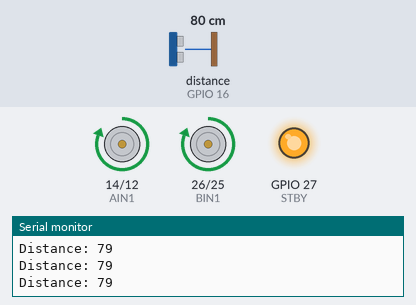
The sketch below on a simulated ESP32. Shown: motor-driver pin pairs drawn as motors (green arrow = first pin HIGH = forward, orange = second pin HIGH = backward, longer = more drive, scaled by the enable pin, stopped while the standby pin is LOW), output pins drawn as LEDs (lit = HIGH), the last lines printed to the serial monitor. Wiring (inferred from the names in the program): ultrasonic range finder: trigger GPIO 17; echo GPIO 16. The test bench sets the inputs (shaded band); at power-on: distance to the obstacle (sensor on GPIO 16) 80 cm. The echo pulse lasts 58.3 µs per cm; pins used as bus, display or sensor lines are not drawn.

Above: at 1.2 s.
1.3 s: distance to the obstacle (sensor on GPIO 16) set to 2 cm
At 2.0 s:
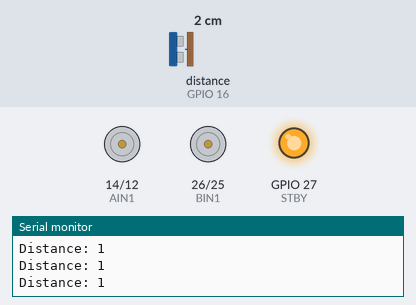
2.8 s: distance to the obstacle (sensor on GPIO 16) set to 10 cm
4.3 s: distance to the obstacle (sensor on GPIO 16) set to 13 cm
At 5.3 s:
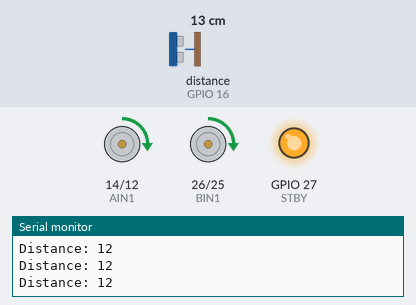
5.8 s: distance to the obstacle (sensor on GPIO 16) set to 18 cm
At 7.0 s:
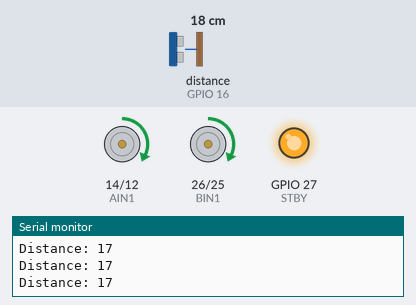
7.3 s: distance to the obstacle (sensor on GPIO 16) set to 35 cm
At 8.0 s:
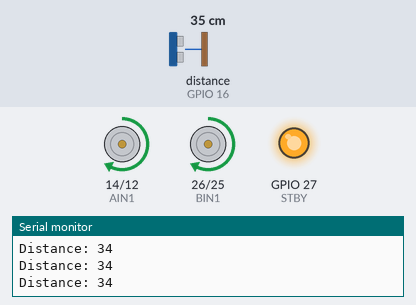
8.8 s: distance to the obstacle (sensor on GPIO 16) set to 60 cm
At 9.4 s:
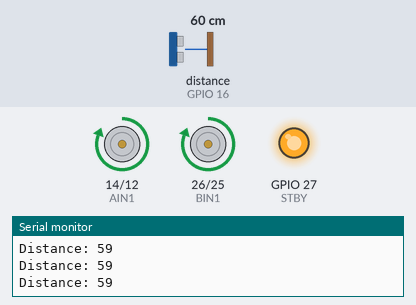
Timing chart, 0 to 11.3 s (numbered marks = the images above; inputs shaded):
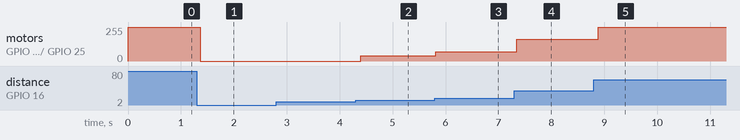

The sketch:

forwardwithmapping.ino
```cpp
#define TRIG_CENTER 17
#define ECHO_CENTER 16

#define TRIG_LEFT 15
#define ECHO_LEFT 2

#define TRIG_RIGHT 22
#define ECHO_RIGHT 23

#define PWMA 13   // Left Motor PWM
#define AIN2 12   // Left Motor AIN2
#define AIN1 14   // Left Motor AIN1
#define STBY 27   // Standby pin for Motor Driver
#define BIN1 26   // Right Motor BIN1
#define BIN2 25   // Right Motor BIN2
#define PWMB 33   // Right Motor PWM

// Encoder Pins
#define ENC_LA 19  // Left Motor Encoder A
#define ENC_LB 21  // Left Motor Encoder B
#define ENC_RA 5   // Right Motor Encoder A
#define ENC_RB 18  // Right Motor Encoder B

#define SAFE_DISTANCE 10  // Stop if object is within 10cm
#define MAX_DISTANCE 50   // Start reducing speed at 50cm
#define MAX_SPEED 255     // Maximum motor speed
#define MIN_SPEED 30      // Minimum speed when close to object

void setup() {
    Serial.begin(115200);

    pinMode(TRIG_CENTER, OUTPUT);
    pinMode(ECHO_CENTER, INPUT);

    pinMode(AIN1, OUTPUT);
    pinMode(AIN2, OUTPUT);
    pinMode(BIN1, OUTPUT);
    pinMode(BIN2, OUTPUT);
    pinMode(PWMA, OUTPUT);
    pinMode(PWMB, OUTPUT);
    pinMode(STBY, OUTPUT);

    digitalWrite(STBY, HIGH); // Enable motor driver
}

long getDistance(int trigPin, int echoPin) {
    digitalWrite(trigPin, LOW);
    delayMicroseconds(2);
    digitalWrite(trigPin, HIGH);
    delayMicroseconds(10);
    digitalWrite(trigPin, LOW);

    long duration = pulseIn(echoPin, HIGH);
    long distance = duration * 0.034 / 2; // Convert to cm
    return distance;
}

void moveForward(int speed) {
    digitalWrite(AIN1, HIGH);
    digitalWrite(AIN2, LOW);
    analogWrite(PWMA, speed);

    digitalWrite(BIN1, HIGH);
    digitalWrite(BIN2, LOW);
    analogWrite(PWMB, speed);
}

void stopCar() {
    digitalWrite(AIN1, LOW);
    digitalWrite(AIN2, LOW);
    digitalWrite(BIN1, LOW);
    digitalWrite(BIN2, LOW);
    analogWrite(PWMA, 0);
    analogWrite(PWMB, 0);
}

void loop() {
    long distance = getDistance(TRIG_CENTER, ECHO_CENTER);
    Serial.print("Distance: ");
    Serial.println(distance);

    if (distance <= SAFE_DISTANCE) {
        stopCar();
    } else if (distance > SAFE_DISTANCE && distance <= MAX_DISTANCE) {
        // Reduce speed based on distance using mapping function
        int speed = map(distance, SAFE_DISTANCE, MAX_DISTANCE, MIN_SPEED, MAX_SPEED);
        moveForward(speed);
    } else {
        moveForward(MAX_SPEED);
    }

    delay(100);
}
```

Measured:
- the behaviour switches between 11 and 12 cm on distance to the obstacle (sensor on GPIO 16) (found by bisection; images 1 and 2)
- after the input at 1.3 s, motor on GPIO 14 (AIN1) / GPIO 12 (AIN2), motor on GPIO 26 (BIN1) / GPIO 25 (BIN2): forward 255/255 → stopped after 0.07 s
- after the input at 4.3 s, motor on GPIO 14 (AIN1) / GPIO 12 (AIN2), motor on GPIO 26 (BIN1) / GPIO 25 (BIN2): stopped → forward 41/255 after 0.10 s
- after the input at 5.8 s, motor on GPIO 14 (AIN1) / GPIO 12 (AIN2), motor on GPIO 26 (BIN1) / GPIO 25 (BIN2): forward 41/255 → forward 69/255 at once
- after the input at 7.3 s, motor on GPIO 14 (AIN1) / GPIO 12 (AIN2), motor on GPIO 26 (BIN1) / GPIO 25 (BIN2): forward 69/255 → forward 165/255 at once
- after the input at 8.8 s, motor on GPIO 14 (AIN1) / GPIO 12 (AIN2), motor on GPIO 26 (BIN1) / GPIO 25 (BIN2): forward 165/255 → forward 255/255 after 0.08 s
